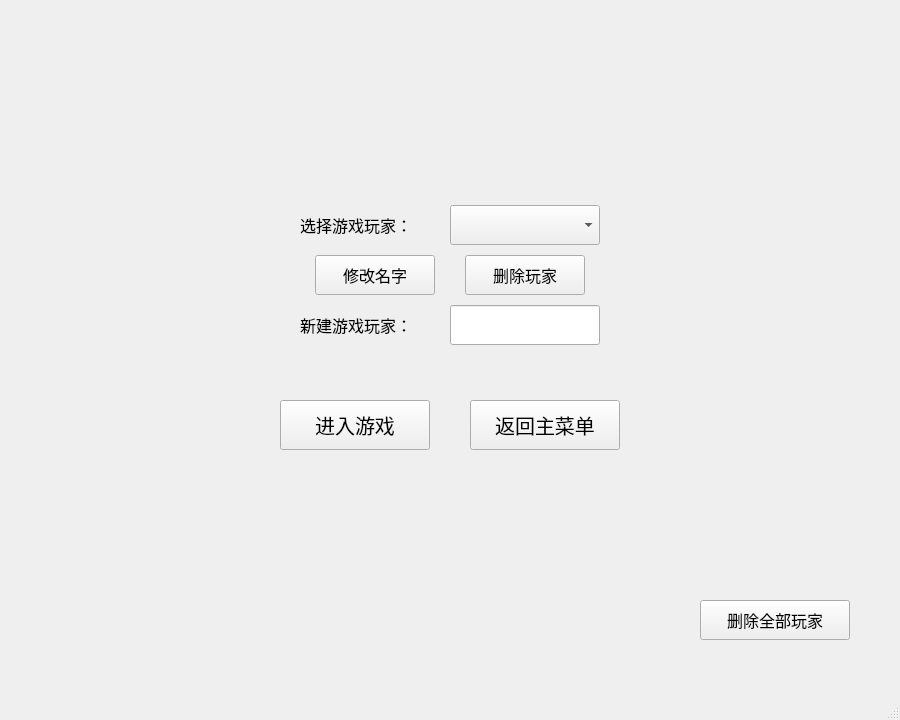
<?xml version="1.0" encoding="UTF-8"?>
<ui version="4.0">
 <class>PlayerWindow</class>
 <widget class="QMainWindow" name="PlayerWindow">
  <property name="geometry">
   <rect>
    <x>0</x>
    <y>0</y>
    <width>900</width>
    <height>720</height>
   </rect>
  </property>
  <property name="windowTitle">
   <string>MainWindow</string>
  </property>
  <widget class="QWidget" name="centralwidget">
   <widget class="QPushButton" name="enterGameButton">
    <property name="geometry">
     <rect>
      <x>280</x>
      <y>400</y>
      <width>150</width>
      <height>50</height>
     </rect>
    </property>
    <property name="font">
     <font>
      <pointsize>15</pointsize>
     </font>
    </property>
    <property name="text">
     <string>进入游戏</string>
    </property>
   </widget>
   <widget class="QPushButton" name="returnToMenuButton">
    <property name="geometry">
     <rect>
      <x>470</x>
      <y>400</y>
      <width>150</width>
      <height>50</height>
     </rect>
    </property>
    <property name="font">
     <font>
      <pointsize>15</pointsize>
     </font>
    </property>
    <property name="text">
     <string>返回主菜单</string>
    </property>
   </widget>
   <widget class="QLabel" name="selectplayerLabel">
    <property name="geometry">
     <rect>
      <x>300</x>
      <y>200</y>
      <width>150</width>
      <height>50</height>
     </rect>
    </property>
    <property name="font">
     <font>
      <pointsize>12</pointsize>
     </font>
    </property>
    <property name="text">
     <string>选择游戏玩家：</string>
    </property>
   </widget>
   <widget class="QLineEdit" name="createNewPlayerLineEdit">
    <property name="geometry">
     <rect>
      <x>450</x>
      <y>305</y>
      <width>150</width>
      <height>40</height>
     </rect>
    </property>
    <property name="font">
     <font>
      <pointsize>12</pointsize>
     </font>
    </property>
    <property name="text">
     <string/>
    </property>
   </widget>
   <widget class="QComboBox" name="selectplayerComboBox">
    <property name="geometry">
     <rect>
      <x>450</x>
      <y>205</y>
      <width>150</width>
      <height>40</height>
     </rect>
    </property>
    <property name="font">
     <font>
      <pointsize>9</pointsize>
     </font>
    </property>
   </widget>
   <widget class="QLabel" name="createNewPlayerLabel">
    <property name="geometry">
     <rect>
      <x>300</x>
      <y>300</y>
      <width>150</width>
      <height>50</height>
     </rect>
    </property>
    <property name="font">
     <font>
      <pointsize>12</pointsize>
     </font>
    </property>
    <property name="text">
     <string>新建游戏玩家：</string>
    </property>
   </widget>
   <widget class="QPushButton" name="changeNameButton">
    <property name="geometry">
     <rect>
      <x>315</x>
      <y>255</y>
      <width>120</width>
      <height>40</height>
     </rect>
    </property>
    <property name="font">
     <font>
      <pointsize>12</pointsize>
     </font>
    </property>
    <property name="text">
     <string>修改名字</string>
    </property>
   </widget>
   <widget class="QPushButton" name="deleteAllButton">
    <property name="geometry">
     <rect>
      <x>700</x>
      <y>600</y>
      <width>150</width>
      <height>40</height>
     </rect>
    </property>
    <property name="font">
     <font>
      <pointsize>12</pointsize>
     </font>
    </property>
    <property name="text">
     <string>删除全部玩家</string>
    </property>
   </widget>
   <widget class="QPushButton" name="deleteButton">
    <property name="geometry">
     <rect>
      <x>465</x>
      <y>255</y>
      <width>120</width>
      <height>40</height>
     </rect>
    </property>
    <property name="font">
     <font>
      <pointsize>12</pointsize>
     </font>
    </property>
    <property name="text">
     <string>删除玩家</string>
    </property>
   </widget>
  </widget>
  <widget class="QMenuBar" name="menubar">
   <property name="geometry">
    <rect>
     <x>0</x>
     <y>0</y>
     <width>900</width>
     <height>25</height>
    </rect>
   </property>
  </widget>
  <widget class="QStatusBar" name="statusbar"/>
 </widget>
 <resources/>
 <connections/>
</ui>
